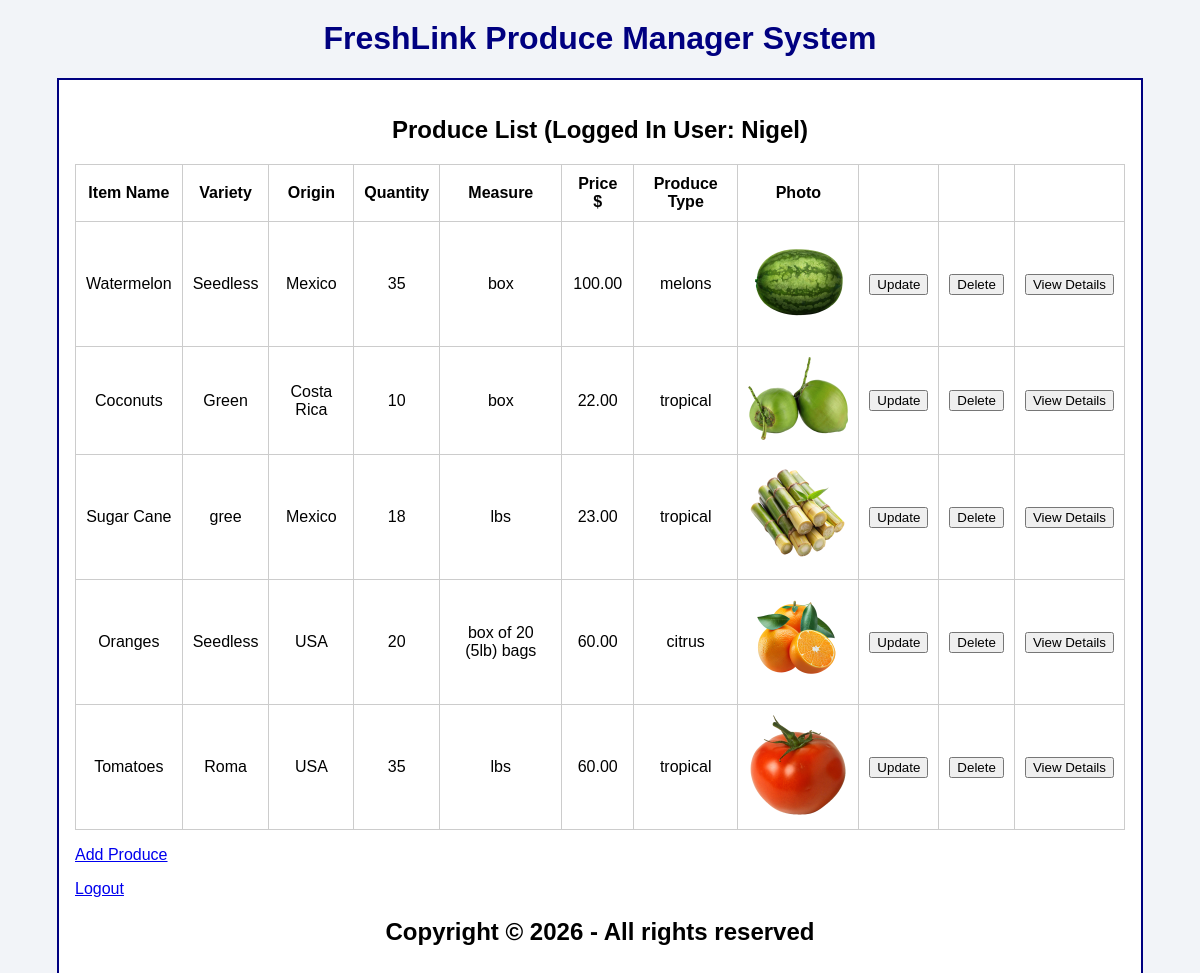
The app's page / (signed in) with its own data.
### tables this page shows
CREATE TABLE `produce` (
  `produceCode` int(4) NOT NULL,
  `itemName` varchar(50) NOT NULL,
  `variety` varchar(50) NOT NULL,
  `origin` varchar(50) NOT NULL,
  `quantity` int(50) NOT NULL,
  `measure` varchar(50) NOT NULL,
  `price` int(50) NOT NULL,
  `imageName` varchar(50) DEFAULT NULL,
  `typeID` int(4) NOT NULL
);

CREATE TABLE `types` (
  `typeID` int(4) NOT NULL,
  `produceType` varchar(50) NOT NULL
);

### index.php (the view, shortened to what this page needs)
<?php
    require("database.php");
    $queryProduce = '
         SELECT p.produceCode, p.itemName, p.variety, p.origin, p.quantity,
            p.measure, p.price, p.typeID, p.imageName, t.produceType
            FROM produce p LEFT JOIN types t ON p.typeID = t.typeID';
    $statement = $db->prepare($queryProduce);
    $statement->execute();
    $produce = $statement->fetchAll();
?>
<!DOCTYPE html>
<html>
    <head>
        <link rel="stylesheet" type="text/css" href="css/produce.css" />
    </head>
    <body>
        <?php include("header.php"); ?>
        <main>
            <h2>Produce List (<?php echo "Logged In User: " . $_SESSION['userName']; ?>)</h2>
            <table>
                <tr>
                    <th>Item Name</th>
                    <th>Variety</th>
                    <th>Origin</th>
                    <th>Quantity</th>
                    <th>Measure</th>
                    <th>Price $</th>
                    <th>Produce Type</th>
                    <th>Photo</th>
                    <th>&nbsp;</th>
                    <th>&nbsp;</th>
                    <th>&nbsp;</th>
                </tr>
                <?php foreach ($produce as $product): ?>
                    <tr>
                        <td><?php echo htmlspecialchars($product['itemName']); ?></td>
                        <td><?php echo htmlspecialchars($product['variety']); ?></td>
                        <td><?php echo htmlspecialchars($product['origin']); ?></td>
                        <td><?php echo htmlspecialchars($product['quantity']); ?></td>
                        <td><?php echo htmlspecialchars($product['measure']); ?></td>
                        <td><?php echo number_format((float)$product['price'], 2); ?></td>
                        <td><?php echo htmlspecialchars($product['produceType']); ?></td>
                        <td>
                            <img src="<?php echo htmlspecialchars('./images/' . $product['imageName']); ?>"
                                alt="<?php echo htmlspecialchars($product['itemName'] . ' ' . $product['variety']); ?>" />
                        </td>
                        <td>
                            <form action="update_produce_form.php" method="post">
                                <input type="submit" value="Update" />
                            </form>
                        </td>
                        <td>
                            <form action="delete_produce.php" method="post">
                                <input type="submit" value="Delete" />
                            </form>
                        </td>
                        <td>
                            <form action="produce_details.php" method="post">
                                <input type="submit" value="View Details" />
                            </form>
                        </td>
                    </tr>
                <?php endforeach; ?>
            </table>
            <p><a href="add_produce_form.php">Add Produce</a></p>
            <p><a href="logout.php">Logout</a></p
        </main>
        <?php include("footer.php"); ?>
    </body>
</html>

### header.php
<header>
    <h1>FreshLink Produce Manager System</h1>
</header>

### footer.php
<footer>
    <h2>Copyright &copy; 2026 - All rights reserved</h2>
</footer>

### css/produce.css (style rules this page uses)
body { font-family: Arial, sans-serif; background-color: #F2F4F8; margin: 0; padding: 20px; }
main { display: block; width: 1050px; margin: 0 auto; padding: 1em; background: white; border: 2px solid navy; }
h1 { margin-top: 0; color: navy; text-align: center; }
table { width: 100%; border-collapse: collapse; text-align: center; }
th, td { padding: 10px; border: 1px solid #CCCCCC; text-align: center; vertical-align: middle; }
h2 { text-align: center; }

### records on screen
produce: itemName "Watermelon", variety "Seedless", origin "Mexico", quantity "35", measure "box", price "100.00", typeID.produceType "melons", imageName (picture)
produce: itemName "Coconuts", variety "Green", origin "Costa Rica", quantity "10", measure "box", price "22.00", typeID.produceType "tropical", imageName (picture)
produce: itemName "Sugar Cane", variety "gree", origin "Mexico", quantity "18", measure "lbs", price "23.00", typeID.produceType "tropical", imageName (picture)
produce: itemName "Oranges", variety "Seedless", origin "USA", quantity "20", measure "box of 20 (5lb) bags", price "60.00", typeID.produceType "citrus", imageName (picture)
produce: itemName "Tomatoes", variety "Roma", origin "USA", quantity "35", measure "lbs", price "60.00", typeID.produceType "tropical", imageName (picture)

### other values on screen
$_SESSION['userName'] "Nigel"
